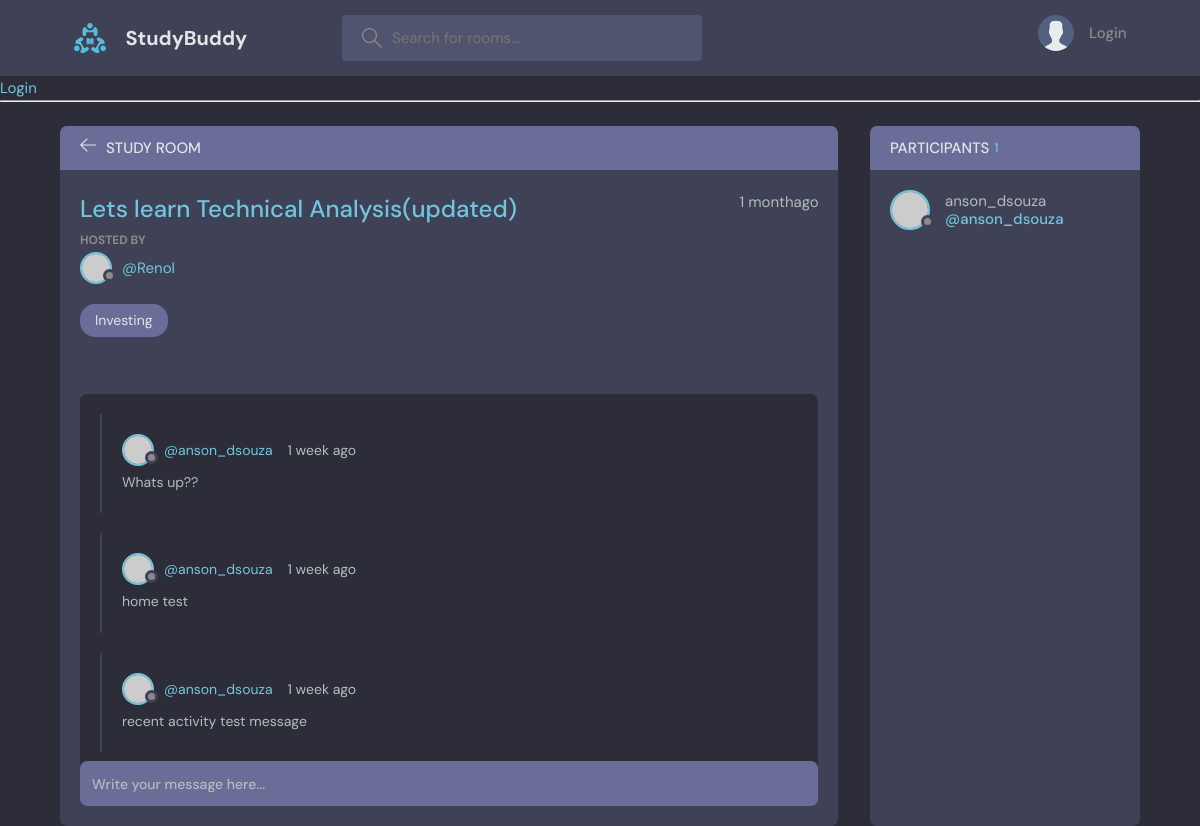
The page /room/1/ on the database its author committed.
### base/models.py (models this page shows, shortened)
class Room(models.Model):
    host = models.ForeignKey(User,on_delete=models.SET_NULL, null=True)
    topic =  models.ForeignKey(Topic, on_delete=models.SET_NULL, null=True)
    name = models.CharField(max_length=200)
    participants =models.ManyToManyField(User,related_name='participants',blank=True)
    description = models.TextField(null=True, blank=True)
    updated = models.TimeField(auto_now=True)
    created = models.DateTimeField(auto_now_add=True)
    class Meta:
        ordering =['-updated','-created']

class Topic(models.Model):
    name = models.CharField(max_length=200)
    def __str__(self):
        return self.name

class Message(models.Model):
    user = models.ForeignKey(User,on_delete=models.CASCADE)
    room = models.ForeignKey(Room, on_delete=models.CASCADE)
    body = models.TextField()
    updated = models.TimeField(auto_now=True)
    created = models.DateTimeField(auto_now_add=True)
    class Meta:
        ordering =['-updated','-created']

### base/views.py (the view, shortened to what this page needs)
# urls.py: path('room/<str:pk>/',views.room,name="room"),
def room(request,pk):
    room = Room.objects.get(id=pk)
    room_messages = room.message_set.all()
    participants =room.participants.all()
    context={'room':room, 'room_messages': room_messages, 'participants':participants}
    return render(request,'base/room.html',context)

### base/templates/base/room.html (shortened to what this page needs)
{% extends 'main.html' %}
{% block content%}
    <main class="profile-page layout layout--2">
      <div class="container">
        <div class="room">
          <div class="room__top">
            <div class="room__topLeft">
            <a href="{% url 'home' %}">
                <svg version="1.1" xmlns="http://www.w3.org/2000/svg" width="32" height="32" viewBox="0 0 32 32">
                  <title>arrow-left</title>
                  <path
                    d="M13.723 2.286l-13.723 13.714 13.719 13.714 1.616-1.611-10.96-10.96h27.625v-2.286h-27.625l10.965-10.965-1.616-1.607z"
                  ></path>
                </svg>
              </a>
              <h3>Study Room</h3>
            </div>
          </div>
          <div class="room__box scroll">
            <div class="room__header scroll">
              <div class="room__info">
                <h3>{{room.name}}</h3>
                <span>{{room.created|timesince}}ago</span>
              </div>
              <div class="room__hosted">
                <p>Hosted By</p>
                <a href="{% url 'user-profile' room.host.id %}" class="room__author">
                  <div class="avatar avatar--small">
                    <img src="https://randomuser.me/api/portraits/men/37.jpg" />
                  </div>
                  <span>@{{room.host.username}}</span>
                </a>
              </div>
              <span class="room__topics">{{room.topic}}</span>
            </div>
            <div class="room__conversation">
              <div class="threads scroll">
                {% for message in room_messages %}
                <div class="thread">
                  <div class="thread__top">
                    <div class="thread__author">
                      <a href="{% url 'user-profile' message.user.id %}" class="thread__authorInfo">
                        <div class="avatar avatar--small">
                          <img src="https://randomuser.me/api/portraits/men/37.jpg" />
                        </div>
                        <span>@{{message.user.username}}</span>
                      </a>
                      <span class="thread__date">{{message.created|timesince}} ago</span>
                    </div>
                  </div>
                  <div class="thread__details">
                    {{message.body}}
                  </div>
                </div>
                {% endfor %}
              </div>
            </div>
          </div>
          <div class="room__message">
            <form action="" method="POST">
              <input name="body" placeholder="Write your message here..." /></form>
          </div>
        </div>
        <div class="participants">
          <h3 class="participants__top">Participants <span>{{participants.count}}</span></h3>
          <div class="participants__list scroll">
            {% for user in participants %}
            <a href="{% url 'user-profile' user.id %}" class="participant">
              <div class="avatar avatar--medium">
                <img src="https://randomuser.me/api/portraits/men/37.jpg" />
              </div>
              <p>
                {{user.username}}
                <span>@{{user.username}}</span>
              </p>
            </a>
            {% endfor %}
          </div>
        </div>
      </div>
    </main>
 {% endblock content %}

### rows shown on the page
Room: name "Lets learn Technical Analysis(updated)", created "1 month", host.username "Renol", topic "Investing"
Message: user.username "anson_dsouza", created "1 week", body "Whats up??"
Message: user.username "anson_dsouza", created "1 week", body "home test"
Message: user.username "anson_dsouza", created "1 week", body "recent activity test message"

### other values the page prints
{{ participants.count }} "1"
{{ user.username }} "anson_dsouza"
